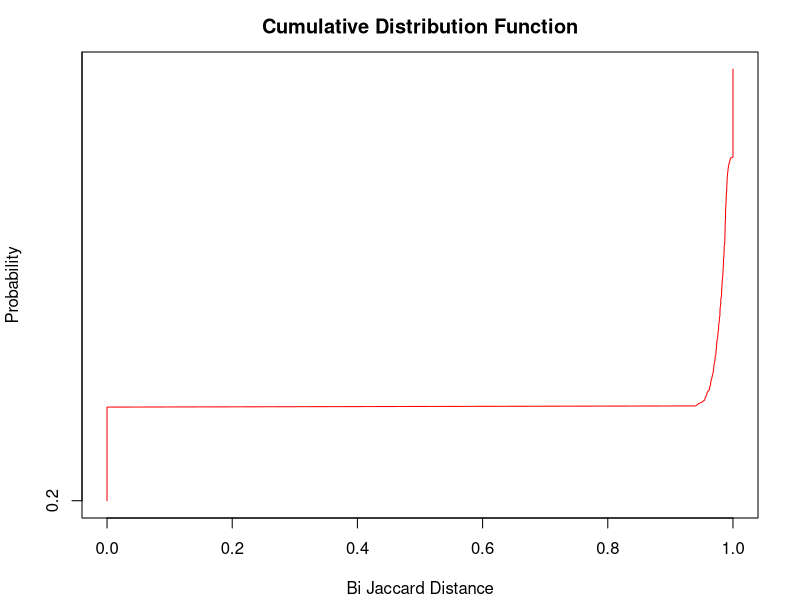

Recreate this plot in R.
library(RColorBrewer)
data <- read.table("bijacardsorted.txt")
finalDt = rep(data[,1])
title <- "Cumulative Distribution Function"
xlab <- "Bi Jaccard Distance"
ylab <- "Probability"
png("bigram.png")
par(mar=c(4,4,2.5,2) + 0.1)
set.seed(1)
mp <- plot(finalDt, 1:length(finalDt), type="l", col="red", main=title, xlab=xlab, ylab=ylab, yaxt="n")
axis(side=2, at=seq(1,5000,length.out=5), labels=seq(0.2,1,by=0.2))
